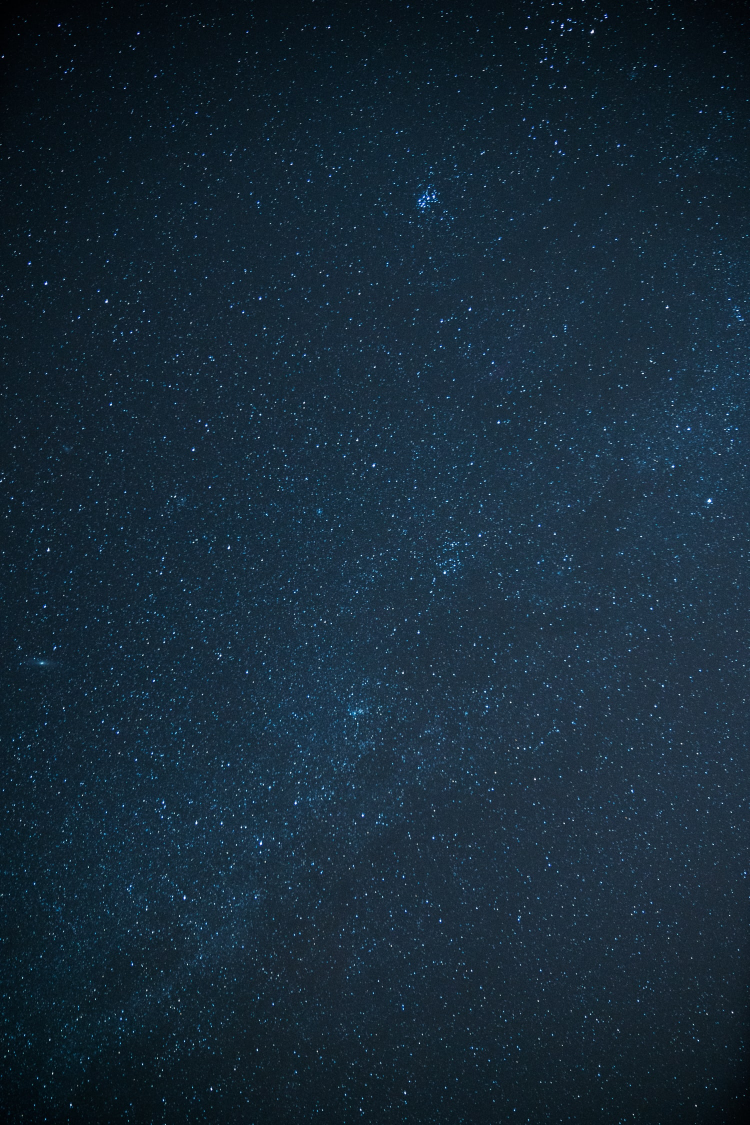
#> input picture resources/stars_image.jpg, 1500 x 2250 px, found by its file name (shown at 1/2 size)
$ python index.py   (older library calls are emulated)
#> lines starting #> are read from the running program, lines starting #| are printed output that depends on the picture
### src/music.py
from numpy import ndarray
import tomita.legacy.pysynth_s as pss # a, b, e, and s variants available

class Music():
    def __init__(self, image_data : ndarray):
        self.image_data = image_data
        self.song = []

    def generateSongTuple(self):
        """loop through the columns of the image."""
        for column_index in range(self.image_data.shape[0]):
            column_vector = self.image_data[column_index, :, :]
            for pixel in column_vector:
                note = self.pixel2Note(pixel[0])
                duration = 2
                self.song.append((note, duration))

    def generateMusic(self):
        assert(len(self.song) > 0)
        pss.make_wav(self.song, fn='saved\out.wav')

    def pixel2Note(self, pixel_value):
        note_dict = {
            1: 'a',
            2: 'b',
            3: 'c',
            4: 'd',
            5: 'e',
            6: 'f',
            7: 'g',
        }
        return note_dict[(pixel_value // 36.57) + 1]

### src/index.py
from PIL import Image
from numpy import asarray, ndarray
from music import Music

def processImage(file_path : str, new_height : str = 25) -> ndarray:
    """Resize the image while maintaining aspect ratio."""
#> called with file_path = 'resources\\stars_image.jpg', new_height = 25
    loaded_image = Image.open(file_path)
#> loaded_image is the input picture: PIL image 1500x2250 RGB; mean R, G, B 22.9, 42.2, 56.9
    image_width, image_height =  loaded_image.size
#> image_width = 1500; image_height = 2250
    print(F"Original image dims: {image_height} x {image_width}")
#| Original image dims: 2250 x 1500

    new_width = int(new_height * (image_width / image_height))
#> new_width = 16
    loaded_image = loaded_image.resize((new_width, new_height), Image.ANTIALIAS)
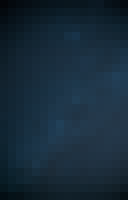
#> loaded_image: PIL image 16x25 RGB (shown 8 times larger); mean R, G, B 22.9, 42.2, 57
    print(F"Resized image dims: {new_height} x {new_width}")
#| Resized image dims: 25 x 16

    return asarray(loaded_image)

def main():
    file_path = 'resources\stars_image.jpg'
    data = processImage(file_path)

    musicObj = Music(data)
    musicObj.generateSongTuple()
#> after the loop in generateSongTuple, `for column_index in range(self.image_data.shape[0]):`: self.song = 400 items, first 6: ('a', 2), ('a', 2), ('a', 2), ('a', 2), ('a', 2), ('a', 2)
    musicObj.generateMusic()

if __name__ == '__main__':
    main()
